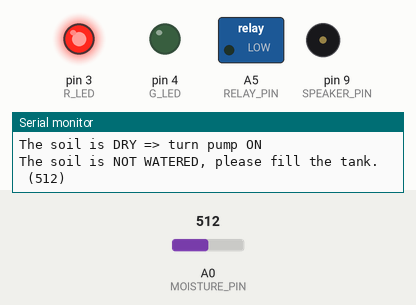
Recording of a sketch running on a simulated Arduino Uno, built with avr-gcc and run on an emulated ATmega328P. Shown: switched loads named in the sketch (green lamp = pin HIGH), output pins drawn as LEDs (lit = HIGH), buzzer (waves = sounding), the last lines printed to the serial monitor. Inputs (shaded band) come from the test bench; at power-on: A0 (MOISTURE_PIN) = 512. Not simulated (calls return 0 or success): arduino_secrets.h; pins used as bus, display or sensor lines are not drawn.

Above: at 7.8 s.
7.9 s: A0 (MOISTURE_PIN) set to 312
20.5 s: A0 (MOISTURE_PIN) set to 288
At 25.4 s:
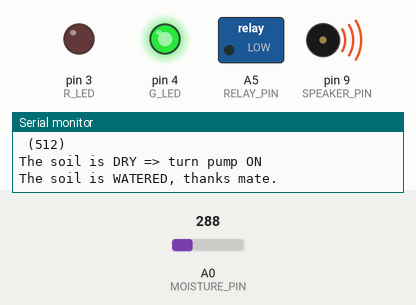
29.0 s: A0 (MOISTURE_PIN) set to 306
At 42.7 s:
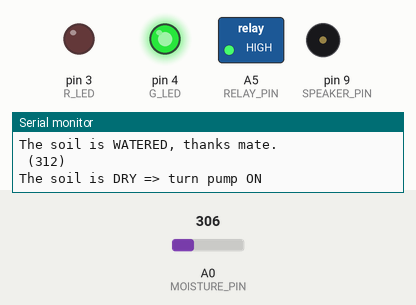
43.0 s: A0 (MOISTURE_PIN) set to 290
At 49.26 s:
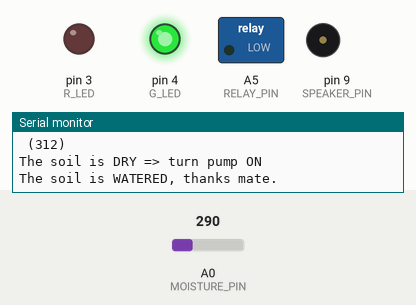
Timing chart, 0 to 52.5 s (numbered marks = the images above; inputs shaded):
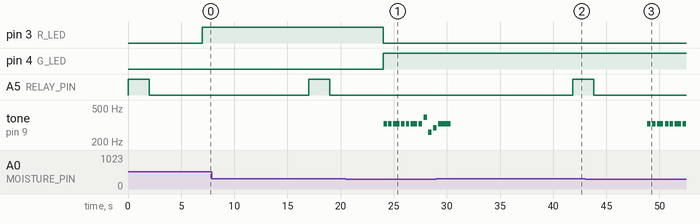

Measured:
- the behaviour switches between 300 and 299 on A0 (MOISTURE_PIN) (found by bisection; images 0 and 1)
- after the input at 20.5 s, pin 3 (R_LED): HIGH → LOW after 3.5 s; pin 4 (G_LED): LOW → HIGH after 3.5 s; tone on pin 9 (SPEAKER_PIN): plays 326 Hz for 0.32 s, 328 Hz for 0.32 s, 328 Hz for 0.60 s, 328 Hz for 0.32 s, 328 Hz for 0.32 s, 328 Hz for 0.60 s … (10 notes in this stretch), starting after 3.5 s
- after the input at 29.0 s, A5 (RELAY_PIN): LOW → HIGH after 12.8 s
- after the input at 43.0 s, pin 3 (R_LED): stays LOW (without the input it goes to HIGH after 5.8 s); pin 4 (G_LED): stays HIGH (without the input it goes to LOW after 5.8 s)

The sketch:

the_plant_caretaker.ino
```cpp
#include "arduino_secrets.h"


#define RELAY_PIN    A5
#define MOISTURE_PIN A0 // higher the number dryer the soil
#define SPEAKER_PIN 9
#define R_LED 3
#define G_LED 4

#define THRESHOLD 300

// int water_count = 0; //how many times the flower is watered
int length = 12;
// char notes[] = "ccggaagffeeddc ";
char notes[] = "eeeeeeegcde "; //jinglebell

int beats[] = { 1, 1, 2, 1, 1, 2, 1, 1, 1, 1, 4, 4};
int tempo = 300;

void playTone(int tone, int duration) {
  for (long i = 0; i < duration * 1000L; i += tone * 2) {
    digitalWrite(SPEAKER_PIN, HIGH);
    delayMicroseconds(tone);
    digitalWrite(SPEAKER_PIN, LOW);
    delayMicroseconds(tone);
  }
}

void playNote(char note, int duration) {
  char names[] = { 'c', 'd', 'e', 'f', 'g', 'a', 'b', 'C' };
  int tones[] = { 1915, 1700, 1519, 1432, 1275, 1136, 1014, 956 };

  // play the tone corresponding to the note name
  for (int i = 0; i < 8; i++) {
    if (names[i] == note) {
      playTone(tones[i], duration);
    }
  }
}

void setup() {
  Serial.begin(9600);
  pinMode(RELAY_PIN, OUTPUT);
  pinMode(SPEAKER_PIN, OUTPUT);
  pinMode(G_LED, OUTPUT);
  pinMode(R_LED, OUTPUT);


}

void loop() {

  int value = analogRead(MOISTURE_PIN); // read the analog value from sensor

  //when soil is wet
  if (value < THRESHOLD) {
    digitalWrite(RELAY_PIN, LOW);
    Serial.print("The soil is WET => turn pump OFF");
  }
  //when the soil is dry
  else {
    Serial.println("The soil is DRY => turn pump ON");
    digitalWrite(RELAY_PIN, HIGH);
    delay(2000);
    digitalWrite(RELAY_PIN, LOW);
    //check if the soil is actually watered
    //if the soil is not watered
    delay(5000);
    int water_value = analogRead(MOISTURE_PIN);
    if(water_value > THRESHOLD){
      Serial.println("The soil is NOT WATERED, please fill the tank.");
      digitalWrite(R_LED, HIGH);
      digitalWrite(G_LED, LOW);
    }else{
      Serial.println("The soil is WATERED, thanks mate.");
      digitalWrite(R_LED, LOW);
      digitalWrite(G_LED, HIGH);
      //play sound after watered
      for (int i = 0; i < length; i++) {
        if (notes[i] == ' ') {
          delay(beats[i] * tempo);
        } else {
          playNote(notes[i], beats[i] * tempo);
        }
        delay(tempo / 2);
      }
    }
  }


  Serial.print(" (");
  Serial.print(value);
  Serial.println(")");

  //delay moisture testing for 10 sec
  delay(10000);
  //delay moisture testing for a day
  // delay(86400000);
}
```
